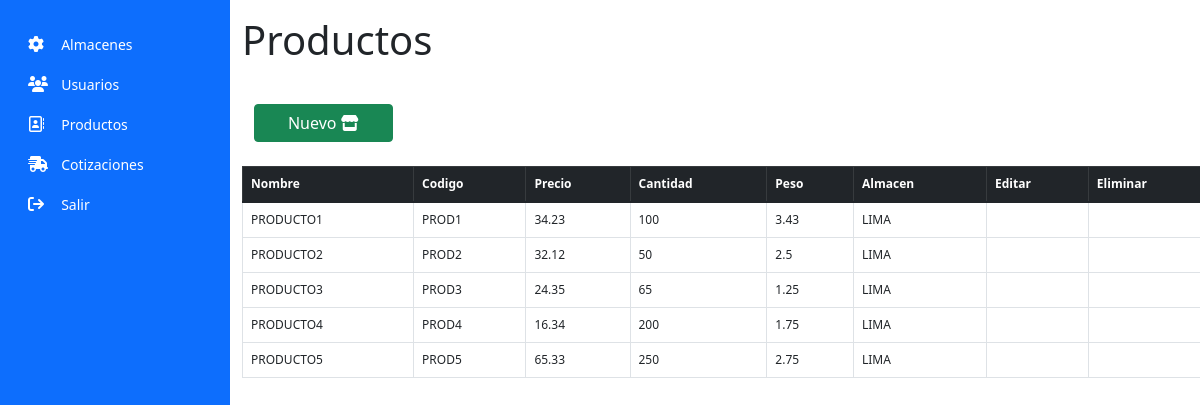
/productos (signed in), run on the app's committed database.
### app3/models.py (models this page shows)
class productoSistema(models.Model):
    nombreProducto = models.CharField(max_length=64, blank=True, null=True)
    codigoProducto = models.CharField(max_length=32, blank=True, null=True)
    precioProducto = models.CharField(max_length=16, blank=True, null=True)
    cantidadProducto = models.CharField(max_length=16, blank=True, null=True)
    pesoProducto = models.CharField(max_length=16, blank=True, null=True)
    almacenProducto = models.ForeignKey(almacenSistema,on_delete=models.CASCADE, blank=True, null=True)

class almacenSistema(models.Model):
    nombreAlmacen = models.CharField(max_length=32, blank=True, null=True)
    codigoAlmacen = models.CharField(max_length=32, blank=True, null=True)
    direccionAlmacen = models.CharField(max_length=32, blank=True, null=True)

### app3/views.py (the view, shortened to what this page needs)
# urls.py: path('productos',views.productos,name='productos'),
@login_required(login_url='/')
def productos(request):
    return render(request,'productos.html',{
        'almacenesTotales':almacenSistema.objects.all().order_by('id'),
        'productosTotales':productoSistema.objects.all().order_by('id')
    })

### app3/templates/productos.html (shortened to what this page needs)
{% extends 'base.html' %}
{% load static %}
{% block pageContent %}
    <div class="container" style="height: 100vh; overflow: scroll;">
        <h1 class="mt-3 mb-3">Productos</h1>
        <br>
        <div class="row mx-0">
            <div class="col-2">
                <div class="row mx-0">
                    <a class="btn btn-success text-white" data-bs-toggle="modal" data-bs-target="#nuevoProducto">Nuevo <i class="fa-solid fa-store"></i></a>
                </div>
            </div>
        </div>
        <br>
        <div>
            <table class="table table-bordered table-hover" id="usersTable" style="font-size: 12px;">
                <thead class="table-dark">
                    <th scope="col">Nombre</th>
                    <th scope="col">Codigo</th>
                    <th scope="col">Precio</th>
                    <th scope="col">Cantidad</th>
                    <th scope="col">Peso</th>
                    <th scope="col">Almacen</th>
                    <th scope="col">Editar</th>
                    <th scope="col">Eliminar</th>
                </thead>
                <tbody>
                    {% for productoInfo in productosTotales %}
                    <tr>
                        <td>{{ productoInfo.nombreProducto }}</td>
                        <td>{{ productoInfo.codigoProducto }}</td>
                        <td>{{ productoInfo.precioProducto }}</td>
                        <td>{{ productoInfo.cantidadProducto }}</td>
                        <td>{{ productoInfo.pesoProducto }}</td>
                        <td>{{ productoInfo.almacenProducto.nombreAlmacen }}</td>
                        <td></td>
                        <td></td>
                    </tr>
                    {% endfor %}
                </tbody>
            </table>
        </div>
    </div>
{% endblock %}

### app3/templates/base.html (shortened to what this page needs)
{% load static %}
<!DOCTYPE html>
<html lang="en">
    <head>
        <link href="https://cdn.jsdelivr.net/npm/bootstrap@5.1.3/dist/css/bootstrap.min.css" rel="stylesheet">
        <link rel="stylesheet" href="https://cdnjs.cloudflare.com/ajax/libs/font-awesome/6.4.0/css/all.min.css" />
    </head>
    <body>
        <main class="d-flex">
            <div class="flex-shrink-0 p-3 bg-primary" style="width: 230px;">
                <nav class="navbar navbar-light bg-primary">
                    <div class="container-fluid">
                        <div class="navbar-collapse">
                            <ul class="navbar-nav me-auto mb-2 mb-lg-0">
                                <li>
                                    <a href="{% url 'app3:almacenes' %}" class="nav-link text-truncate">
                                        <i class="fa-solid fa-gear" style="color: white; width: 25px;"></i>
                                        <span class="ms-1 d-none d-sm-inline text-white" style="font-size: 14px;">Almacenes</span>
                                    </a>
                                </li>
                                <li>
                                    <a href="{% url 'app3:consolaInicio' %}" class="nav-link text-truncate">
                                        <i class="fa-solid fa-users" style="color: white; width: 25px;"></i>
                                        <span class="ms-1 d-none d-sm-inline text-white" style="font-size: 14px;">Usuarios</span>
                                    </a>
                                </li>
                                <li>
                                    <a href="{% url 'app3:productos' %}" class="nav-link text-truncate">
                                        <i class="fa-regular fa-address-book" style="color: white; width: 25px;"></i>
                                        <span class="ms-1 d-none d-sm-inline text-white" style="font-size: 14px;">Productos</span>
                                    </a>
                                </li>
                                <li>
                                    <a href="{% url 'app3:cotizaciones' %}" class="nav-link text-truncate">
                                        <i class="fa-solid fa-truck-fast" style="color: white; width: 25px;"></i>
                                        <span class="ms-1 d-none d-sm-inline text-white" style="font-size: 14px;">Cotizaciones</span>
                                    </a>
                                </li>
                                <li>
                                    <a href="{% url 'app3:cerrarSesion' %}" class="nav-link text-truncate">
                                        <i class="fa-solid fa-sign-out" style="color: white; width: 25px;"></i>
                                        <span class="ms-1 d-none d-sm-inline text-white" style="font-size: 14px;">Salir</span>
                                    </a>
                                </li>
                            </ul>
                        </div>
                    </div>
                </nav>
            </div>
            <div class="d-flex flex-column flex-shrink-0 col-10">
                {% block pageContent %}
                {% endblock %}
            </div>
        </main>
    </body>
</html>

### data on the page
productoSistema: nombreProducto "PRODUCTO1", codigoProducto "PROD1", precioProducto "34.23", cantidadProducto "100", pesoProducto "3.43", almacenProducto.nombreAlmacen "LIMA"
productoSistema: nombreProducto "PRODUCTO2", codigoProducto "PROD2", precioProducto "32.12", cantidadProducto "50", pesoProducto "2.5", almacenProducto.nombreAlmacen "LIMA"
productoSistema: nombreProducto "PRODUCTO3", codigoProducto "PROD3", precioProducto "24.35", cantidadProducto "65", pesoProducto "1.25", almacenProducto.nombreAlmacen "LIMA"
productoSistema: nombreProducto "PRODUCTO4", codigoProducto "PROD4", precioProducto "16.34", cantidadProducto "200", pesoProducto "1.75", almacenProducto.nombreAlmacen "LIMA"
productoSistema: nombreProducto "PRODUCTO5", codigoProducto "PROD5", precioProducto "65.33", cantidadProducto "250", pesoProducto "2.75", almacenProducto.nombreAlmacen "LIMA"
